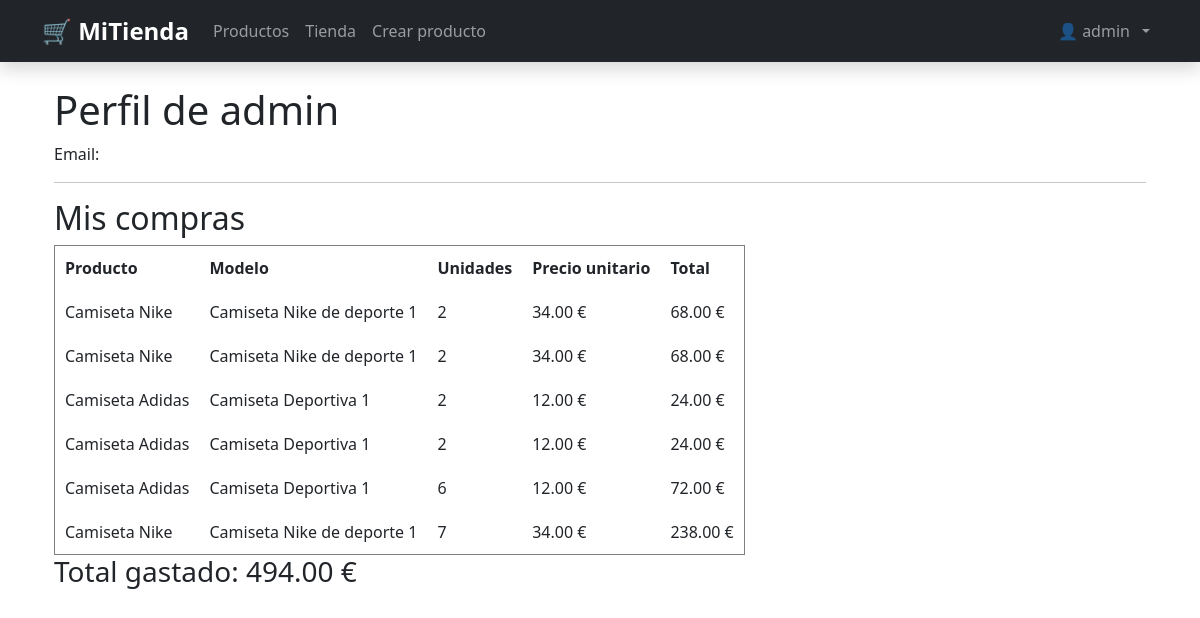
/tienda/perfil/ (signed in), run on an earlier commit of the app's database.
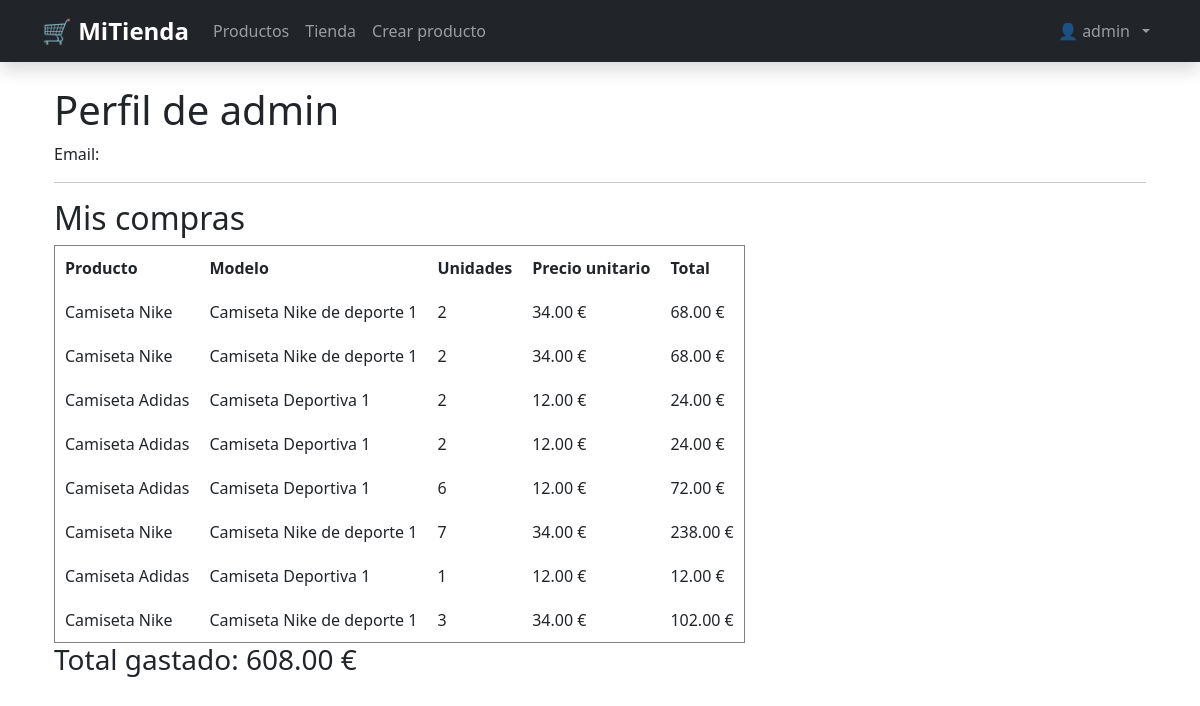
And on a later commit of the database.
### tienda/models.py (models this page shows, shortened)
class Compra(models.Model):
    class Iva(models.TextChoices):
        Iva_4 = '4%'
        Iva_10 = '10%'
        Iva_21 = '21%'
    usuario = models.ForeignKey('Usuario', on_delete=models.CASCADE, related_name='compras')
    producto = models.ForeignKey('Producto', on_delete=models.CASCADE)
    fecha =  models.DateField(auto_now_add=True)
    unidades = models.IntegerField( blank = False)
    importe = models.DecimalField(max_digits=10, decimal_places=2,)
    iva = models.CharField(max_length= 3, choices=Iva.choices, default='')

class Producto(models.Model):
    nombre = models.CharField(max_length=100, blank = False, null=True )
    modelo = models.CharField(max_length=100, blank = False, null=True )
    unidades = models.IntegerField( blank = False)
    precio = models.DecimalField(max_digits=10, decimal_places=2, default=0.00)
    vip = models.BooleanField(default= False)
    marca = models.ForeignKey("Marca",on_delete=models.CASCADE)

### tienda/views.py (the view)
# urls.py: path('perfil/', views.PerfilView.as_view(), name='perfil'),
class PerfilView(LoginRequiredMixin, TemplateView):
    template_name = "tienda/perfil.html"
    def get_context_data(self, **kwargs):
        context = super().get_context_data(**kwargs)
        compras = Compra.objects.filter(usuario=self.request.user)
        context['compras'] = compras
        total_gastado = sum(compra.importe for compra in compras)
        context['total_gastado'] = total_gastado
        return context

### tienda/templates/tienda/perfil.html
{% extends 'tienda/base.html' %}
{% load static %}
{% block content %}
<div class="container">
    <h1>Perfil de {{ request.user.username }}</h1>
    <p>Email: {{ request.user.email }}</p>
    <hr>
    <h2>Mis compras</h2>
    {% if compras %}
        <table border="1" cellpadding="10" cellspacing="0">
            <thead>
                <tr>
                    <th>Producto</th>
                    <th>Modelo</th>
                    <th>Unidades</th>
                    <th>Precio unitario</th>
                    <th>Total</th>
                </tr>
            </thead>
            <tbody>
                {% for compra in compras %}
                    <tr>
                        <td>{{ compra.producto.nombre }}</td>
                        <td>{{ compra.producto.modelo }}</td>
                        <td>{{ compra.unidades }}</td>
                        <td>{{ compra.producto.precio }} €</td>
                        <td>{{ compra.importe }} €</td>
                    </tr>
                {% endfor %}
            </tbody>
        </table>
<h3>
    Total gastado: {{ total_gastado }} €
</h3>
    {% else %}
        <p>No has realizado ninguna compra todavía.</p>
    {% endif %}
</div>
{% endblock %}

What changed in the data, as far as the page shows it:
added Compra: producto.nombre "Camiseta Adidas", producto.modelo "Camiseta Deportiva 1", unidades "1", producto.precio "12.00", importe "12.00"
added Compra: producto.nombre "Camiseta Nike", producto.modelo "Camiseta Nike de deporte 1", unidades "3", producto.precio "34.00", importe "102.00"
Also different on the page:
{{ total_gastado }}: "494.00" → "608.00"
